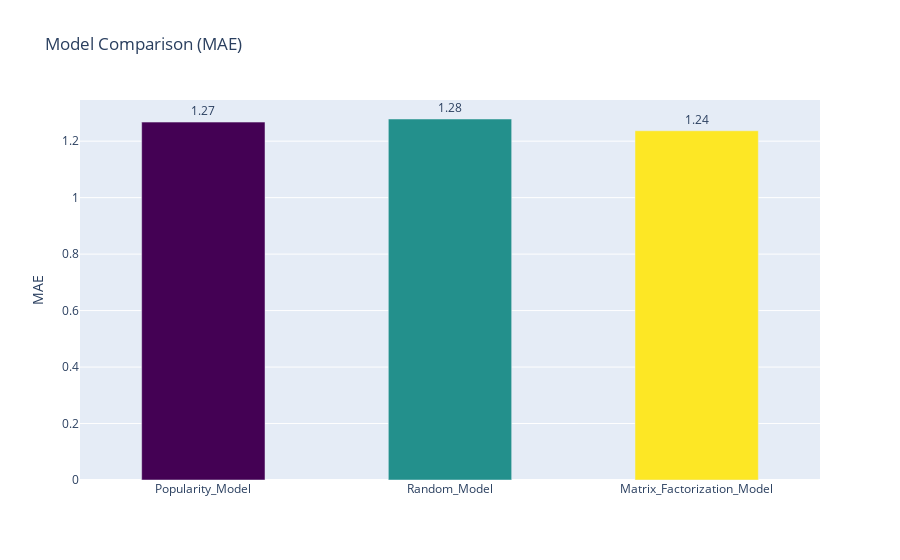

The notebook cell saved with this chart:
### Markdown cell above
#### MAE

### Code cell
mae_eval = []

for model in models:

    pred = predict_all(model)
    mae_score = mae(true, pred)
    mae_eval.append([model.__name__, mae_score])

mae_perf = pd.DataFrame(mae_eval, columns=['model','value'])

mae_comp = go.Figure([go.Bar(
    x=mae_perf.model,
    y=mae_perf.value,
    width=.5,
    text=round(mae_perf.value,2),
    textposition='outside',
    marker=dict(color=mae_perf.index, colorscale='Viridis')
)])

mae_comp.update_layout(
    barmode='group',
    title='Model Comparison (MAE)',
    yaxis=dict(title='MAE')
)

mae_comp.show()

### Figure 1 — Plotly figure (JSON) as saved in the notebook; plotly's stock layout.template omitted (floating-point values rounded to 4 significant figures)
{"data": [{"marker": {"color": [0, 1, 2], "colorscale": [[0, "#440154"], [0.1111, "#482878"], [0.2222, "#3e4989"], [0.3333, "#31688e"], [0.4444, "#26828e"], [0.5556, "#1f9e89"], [0.6667, "#35b779"], [0.7778, "#6ece58"], [0.8889, "#b5de2b"], [1, "#fde725"]]}, "text": [1.27, 1.28, 1.24], "textposition": "outside", "type": "bar", "width": 0.5, "x": ["Popularity_Model", "Random_Model", "Matrix_Factorization_Model"], "y": [1.268, 1.278, 1.237]}], "layout": {"barmode": "group", "title": {"text": "Model Comparison (MAE)"}, "yaxis": {"title": {"text": "MAE"}}}}
